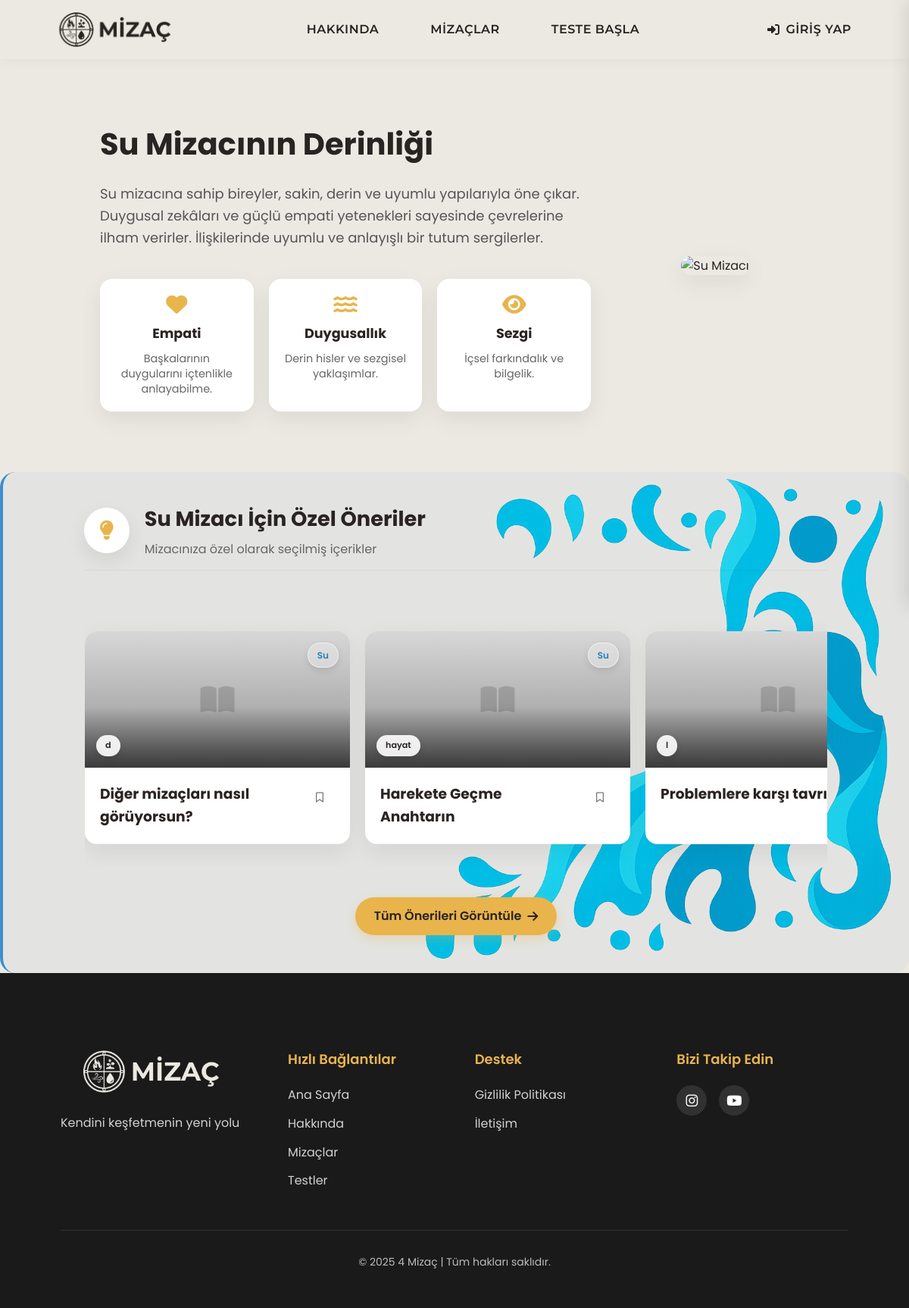
The app's page /temperaments/water_more/ with its own data.
### profiles/models.py (models this page shows, shortened)
class RecommendedContent(models.Model):
    ELEMENT_CHOICES = [
        ('Ateş', 'Ateş'),
        ('Hava', 'Hava'),
        ('Su', 'Su'),
        ('Toprak', 'Toprak'),
    ]
    title = models.CharField(max_length=200, verbose_name="Başlık")
    short_description = models.TextField(verbose_name="Kısa Açıklama")
    content = models.TextField(verbose_name="İçerik")
    image = models.ImageField(upload_to='content_images/', blank=True, null=True, verbose_name="Görsel")
    category = models.ForeignKey(ContentCategory, on_delete=models.CASCADE, related_name="contents", verbose_name="Kategori")
    related_element_name = models.CharField(
        max_length=50,
        verbose_name="İlgili Mizaç Elementi",
        choices=ELEMENT_CHOICES,
        help_text="Ateş, Hava, Su veya Toprak değerlerinden birini seçin"
    )
    is_active = models.BooleanField(default=True, verbose_name="Aktif mi?")
    created_at = models.DateTimeField(auto_now_add=True, verbose_name="Oluşturulma Tarihi")
    updated_at = models.DateTimeField(auto_now=True, verbose_name="Güncellenme Tarihi")
    order = models.PositiveIntegerField(default=0, verbose_name="Sıralama")
    class Meta:
        verbose_name = "Önerilen İçerik"
        verbose_name_plural = "Önerilen İçerikler"
        ordering = ['order', '-created_at']

class ContentCategory(models.Model):
    name = models.CharField(max_length=100, verbose_name="Kategori Adı")
    description = models.TextField(blank=True, null=True, verbose_name="Açıklama")
    class Meta:
        verbose_name = "İçerik Kategorisi"
        verbose_name_plural = "İçerik Kategorileri"

### temperaments/views.py (the view, shortened to what this page needs)
# urls.py: path('water_more/', views.water_more, name='water_more'),
def water_more(request):
    element_suggestions = RecommendedContent.objects.filter(
        related_element_name='Su',
        is_active=True
    ).annotate(
        like_count=Count('user_interactions', filter=Q(user_interactions__liked=True))
    ).order_by('order', '-created_at')[:3]
    context = {
        'element_name': 'Su',
        'element_suggestions': element_suggestions,
    }
    if request.user.is_authenticated:
        test_result = TestResult.objects.filter(user=request.user).order_by('-date_taken').first()
        if test_result:
            is_users_element = test_result.dominant_element.name == "Su"
            context.update({
                'is_users_element': is_users_element,
                'has_test_result': True,
                'dominant_element': test_result.dominant_element
            })
        else:
            context.update({
                'has_test_result': False
            })
    else:
        context.update({
            'has_test_result': False
        })
    return render(request, 'temperaments/water_more.html', context)

### templates/temperaments/water_more.html (shortened to what this page needs)
{% extends 'base.html' %}
{% load static %}
{% block extra_css %}
<link rel="stylesheet" href="{% static 'css/temperaments.css' %}">
<link rel="stylesheet" href="{% static 'css/profiles.css' %}">
{% endblock %}
{% block content %}
<section class="water-personality">
  <div class="container">
    <div class="water-personality-container">
      <div class="water-personality-text">
        <h1 class="temperament-title">Su Mizacının Derinliği</h1>
        <p class="water-personality-desc">
          Su mizacına sahip bireyler, sakin, derin ve uyumlu yapılarıyla öne çıkar. Duygusal zekâları ve güçlü empati yetenekleri sayesinde çevrelerine ilham verirler. İlişkilerinde uyumlu ve anlayışlı bir tutum sergilerler.
        </p>
        <div class="water-personality-cards">
          <div class="water-personality-card">
            <i class="fas fa-heart"></i>
            <h3>Empati</h3>
            <p>Başkalarının duygularını içtenlikle anlayabilme.</p>
          </div>
          <div class="water-personality-card">
            <i class="fas fa-water"></i>
            <h3>Duygusallık</h3>
            <p>Derin hisler ve sezgisel yaklaşımlar.</p>
          </div>
          <div class="water-personality-card">
            <i class="fas fa-eye"></i>
            <h3>Sezgi</h3>
            <p>İçsel farkındalık ve bilgelik.</p>
          </div>
        </div>
      </div>
      <div class="water-personality-image">
        <img src="{% static 'images/water-newicon.png' %}" alt="Su Mizacı">
      </div>
    </div>
</section>
<div class="premium-content-section element-section su">
  <div class="premium-content-background">
    <div class="premium-content-container">
      <div class="container">
        <div class="premium-section-title">
          <i class="fas fa-lightbulb"></i>
          <div class="section-title-content">
            <h2>{{ element_name }} Mizacı İçin Özel Öneriler</h2>
            <p>Mizacınıza özel olarak seçilmiş içerikler</p>
          </div>
        </div>
      </div>
      <div class="content-slider-wrapper">
        {% if element_suggestions %}
          <div class="content-slider-container">
            <div class="content-slider improved-slider" id="contentSlider">
              {% for content in element_suggestions %}
                <div class="premium-card" data-content-id="{{ content.id }}" data-category="{{ content.category.id }}">
                  <div class="premium-card-inner">
                    {% if content.image %}
                      <div class="premium-card-image" style="background-image: url('{{ content.image.url }}')">
                        <div class="content-element su">{{ element_name }}</div>
                        <div class="content-category">{{ content.category.name }}</div>
                      </div>
                    {% else %}
                      <div class="premium-card-image placeholder-image">
                        <i class="fas fa-book-open"></i>
                        <div class="content-element su">{{ element_name }}</div>
                        <div class="content-category">{{ content.category.name }}</div>
                      </div>
                    {% endif %}
                    <div class="content-header">
                      <h3 class="content-title">{{ content.title }}</h3>
                      <button class="save-button-header {% if content.is_saved %}saved{% endif %}"
                              data-content-id="{{ content.id }}"
                              title="{% if content.is_saved %}Kaydedildi{% else %}Kaydet{% endif %}">
                        <i class="{% if content.is_saved %}fas{% else %}far{% endif %} fa-bookmark"></i>
                      </button>
                    </div>
                  </div>
                </div>
              {% endfor %}
            </div>
          </div>
        {% endif %}
      </div>
      <div class="container">
        <div class="suggestions-more">
          <a href="{% url 'my_suggestions' %}" class="more-link">
            Tüm Önerileri Görüntüle <i class="fas fa-arrow-right"></i>
          </a>
        </div>
      </div>
    </div>
  </div>
</div>
{% endblock %}

### static/css/base.css (style rules this page uses)
*, *:before, *:after, *:focus, *:active, *:hover { outline: none !important; -webkit-tap-highlight-color: transparent !important; -webkit-touch-callout: none !important; }
* { -webkit-tap-highlight-color: rgba(0,0,0,0) !important; -webkit-tap-highlight-color: transparent !important; -webkit-focus-ring-color: transparent !important; -webkit-appearance: none !important; -moz-appearance: none !important; appearance: none !important; }
button, input[type="button"], input[type="submit"], input[type="reset"], a, .btn, .button, [role="button"] { outline: none !important; border: none !important; -webkit-tap-highlight-color: transparent !important; -webkit-touch-callout: none !important; -webkit-appearance: none !important; -moz-appearance: none !important; appearance: none !important; }
a, a:link, a:visited, a:hover, a:active, a:focus { outline: none !important; text-decoration: none !important; -webkit-tap-highlight-color: transparent !important; -webkit-touch-callout: none !important; }
html { scrollbar-width: none !important; }
body { overscroll-behavior: none !important; overscroll-behavior-y: none !important; }
html, body { -webkit-overflow-scrolling: touch !important; overflow-scrolling: touch !important; }
img, a, button, [role="button"] { -webkit-touch-callout: none !important; pointer-events: auto !important; }
img, svg, canvas { -webkit-user-drag: none !important; -khtml-user-drag: none !important; -moz-user-drag: none !important; -o-user-drag: none !important; user-drag: none !important; }
button, a, input, textarea, select, [role="button"], [onclick], .btn, .clickable { pointer-events: auto !important; }
*::placeholder { color: inherit !important; opacity: 1 !important; }
* { margin: 0; padding: 0; box-sizing: border-box; }
:root { --primary-color: #292321; --secondary-color: #ece9e3; --accent-color: #e9b44c; --text-color: #292321; --light-text: #fafafa; --dark-bg: #1a1a1a; --border-radius: 16px; --card-radius: 20px; --box-shadow: 0 10px 30px rgba(0, 0, 0, 0.07); --card-shadow: 0 15px 35px rgba(0, 0, 0, 0.08); --transition: all 0.3s cubic-bezier(0.25, 0.8, 0.25, 1); }
body { font-family: 'Poppins', sans-serif; background-color: var(--secondary-color); color: var(--text-color); max-width: 100vw; overflow-x: hidden; line-height: 1.6; }
html, body { height: 100%; }
.container { width: 90%; max-width: 1200px; margin: 0 auto; padding: 20px; }
.su { background-color: rgba(62, 142, 208, 0.05); border-left: 4px solid #3e8ed0; }
.appear { opacity: 1 !important; transform: translateY(0) !important; }

### records on screen
RecommendedContent: related_element_name "Su", category.name "d", title "Diğer mizaçları nasıl görüyorsun?"
RecommendedContent: related_element_name "Su", category.name "hayat", title "Harekete Geçme Anahtarın"
RecommendedContent: category.name "l", title "Problemlere karşı…"

### other values on screen
{{ element_name }} "Su"
